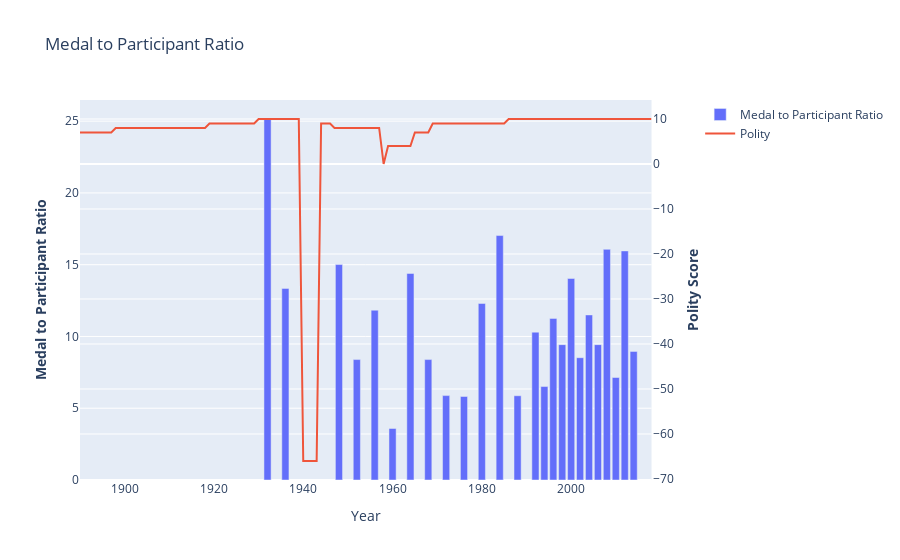

Notebook code cell kept with this figure:
### Code cell
plot_country_medal_to_participants_ratio(final_df, polity_dff3, 'FRANCE', 1929, 2014)

### Figure 1 — Plotly figure (JSON) as saved in the notebook; plotly's stock layout.template omitted (floating-point values rounded to 4 significant figures; data arrays with more than 128 entries replaced by an {"elided": "..."} marker saying what was removed)
{"data": [{"name": "Medal to Participant Ratio", "type": "bar", "x": {"elided": "129 int values"}, "xaxis": "x", "y": {"elided": "129 float values"}, "yaxis": "y"}, {"name": "Polity", "type": "scatter", "x": {"elided": "129 int values"}, "xaxis": "x", "y": {"elided": "129 int values"}, "yaxis": "y2"}], "layout": {"title": {"text": "Medal to Participant Ratio"}, "xaxis": {"anchor": "y", "domain": [0, 0.94], "title": {"text": "Year"}}, "yaxis": {"anchor": "x", "domain": [0, 1], "title": {"text": "<b>Medal to Participant Ratio</b>"}}, "yaxis2": {"anchor": "x", "overlaying": "y", "side": "right", "title": {"text": "<b>Polity Score</b>"}}}}
